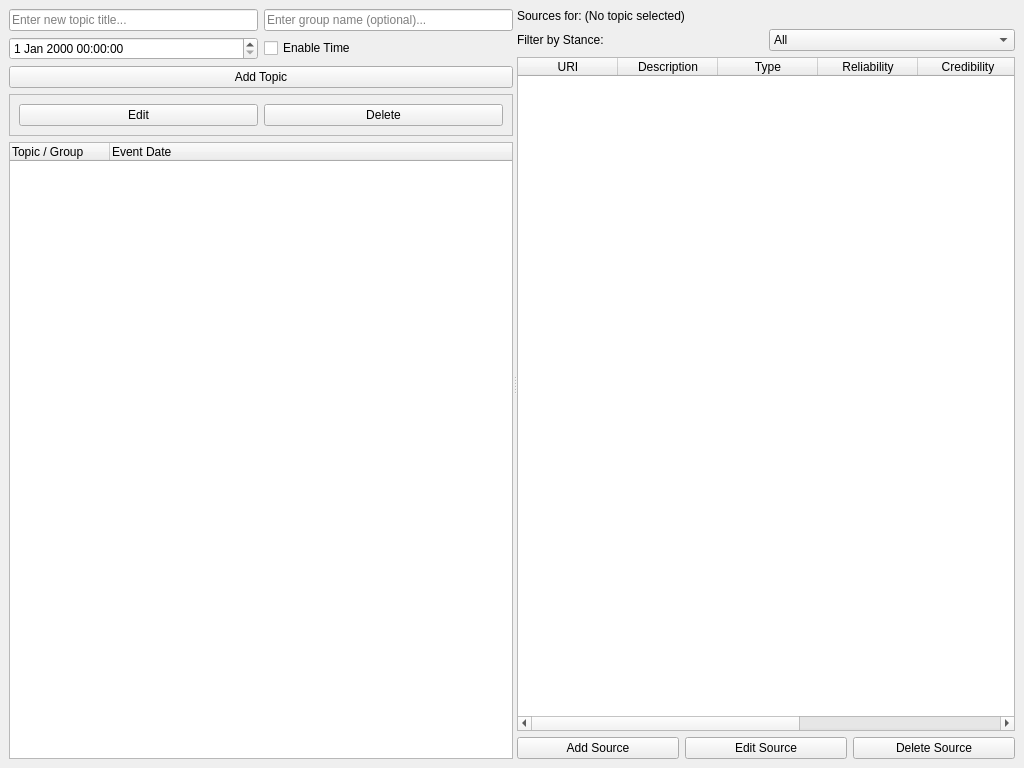
<?xml version="1.0" encoding="UTF-8"?>
<ui version="4.0">
 <class>MainWindow</class>
 <widget class="QMainWindow" name="MainWindow">
  <property name="geometry">
   <rect>
    <x>0</x>
    <y>0</y>
    <width>1024</width>
    <height>768</height>
   </rect>
  </property>
  <property name="windowTitle">
   <string>Source Management Engine</string>
  </property>
  <widget class="QWidget" name="centralwidget">
   <layout class="QHBoxLayout" name="mainLayout">
    <item>
     <widget class="QSplitter" name="splitter">
      <property name="orientation">
       <enum>Qt::Horizontal</enum>
      </property>
      <widget class="QWidget" name="leftPanel" native="true">
       <layout class="QVBoxLayout" name="leftVLayout">
        <item>
         <layout class="QGridLayout" name="addTopicLayout">
          <item row="0" column="0">
           <widget class="QLineEdit" name="txtTopicTitle">
            <property name="placeholderText">
             <string>Enter new topic title...</string>
            </property>
           </widget>
          </item>
          <item row="0" column="1">
           <widget class="QLineEdit" name="txtGroupName">
            <property name="placeholderText">
             <string>Enter group name (optional)...</string>
            </property>
           </widget>
          </item>
          <item row="1" column="0">
           <widget class="QDateTimeEdit" name="dtEventDate"/>
          </item>
          <item row="1" column="1">
           <widget class="QCheckBox" name="chkEnableTime">
            <property name="text">
             <string>Enable Time</string>
            </property>
           </widget>
          </item>
         </layout>
        </item>
        <item>
         <widget class="QPushButton" name="btnAddTopic">
          <property name="text">
           <string>Add Topic</string>
          </property>
         </widget>
        </item>
        <item>
         <widget class="QFrame" name="frame">
          <property name="frameShape">
           <enum>QFrame::StyledPanel</enum>
          </property>
          <property name="frameShadow">
           <enum>QFrame::Raised</enum>
          </property>
          <layout class="QHBoxLayout" name="horizontalLayout">
           <item>
            <widget class="QPushButton" name="btnEditTopic">
             <property name="text">
              <string>Edit</string>
             </property>
            </widget>
           </item>
           <item>
            <widget class="QPushButton" name="btnDeleteTopic">
             <property name="text">
              <string>Delete</string>
             </property>
            </widget>
           </item>
          </layout>
         </widget>
        </item>
        <item>
         <widget class="QTreeWidget" name="treeTopics">
          <column>
           <property name="text">
            <string>Topic / Group</string>
           </property>
          </column>
          <column>
           <property name="text">
            <string>Event Date</string>
           </property>
          </column>
         </widget>
        </item>
       </layout>
      </widget>
      <widget class="QWidget" name="rightPanel" native="true">
       <layout class="QVBoxLayout" name="rightVLayout">
        <item>
         <widget class="QLabel" name="lblSourcesFor">
          <property name="text">
           <string>Sources for: (No topic selected)</string>
          </property>
         </widget>
        </item>
        <item>
         <layout class="QHBoxLayout" name="filterLayout">
          <item>
           <widget class="QLabel" name="lblFilterStance">
            <property name="text">
             <string>Filter by Stance:</string>
            </property>
           </widget>
          </item>
          <item>
           <widget class="QComboBox" name="cboFilterStance">
            <item>
             <property name="text">
              <string>All</string>
             </property>
            </item>
            <item>
             <property name="text">
              <string>Supports</string>
             </property>
            </item>
            <item>
             <property name="text">
              <string>Rebuts</string>
             </property>
            </item>
           </widget>
          </item>
         </layout>
        </item>
        <item>
         <widget class="QTableWidget" name="tableSources">
          <attribute name="verticalHeaderVisible">
           <bool>false</bool>
          </attribute>
          <column>
           <property name="text">
            <string>URI</string>
           </property>
          </column>
          <column>
           <property name="text">
            <string>Description</string>
           </property>
          </column>
          <column>
           <property name="text">
            <string>Type</string>
           </property>
          </column>
          <column>
           <property name="text">
            <string>Reliability</string>
           </property>
          </column>
          <column>
           <property name="text">
            <string>Credibility</string>
           </property>
          </column>
          <column>
           <property name="text">
            <string>Stance</string>
           </property>
          </column>
          <column>
           <property name="text">
            <string>Tags</string>
           </property>
          </column>
         </widget>
        </item>
        <item>
         <layout class="QHBoxLayout" name="sourceBtnLayout">
          <item>
           <widget class="QPushButton" name="btnAddSource">
            <property name="text">
             <string>Add Source</string>
            </property>
           </widget>
          </item>
          <item>
           <widget class="QPushButton" name="btnEditSource">
            <property name="text">
             <string>Edit Source</string>
            </property>
           </widget>
          </item>
          <item>
           <widget class="QPushButton" name="btnDeleteSource">
            <property name="text">
             <string>Delete Source</string>
            </property>
           </widget>
          </item>
         </layout>
        </item>
       </layout>
      </widget>
     </widget>
    </item>
   </layout>
  </widget>
 </widget>
 <resources/>
 <connections/>
</ui>
